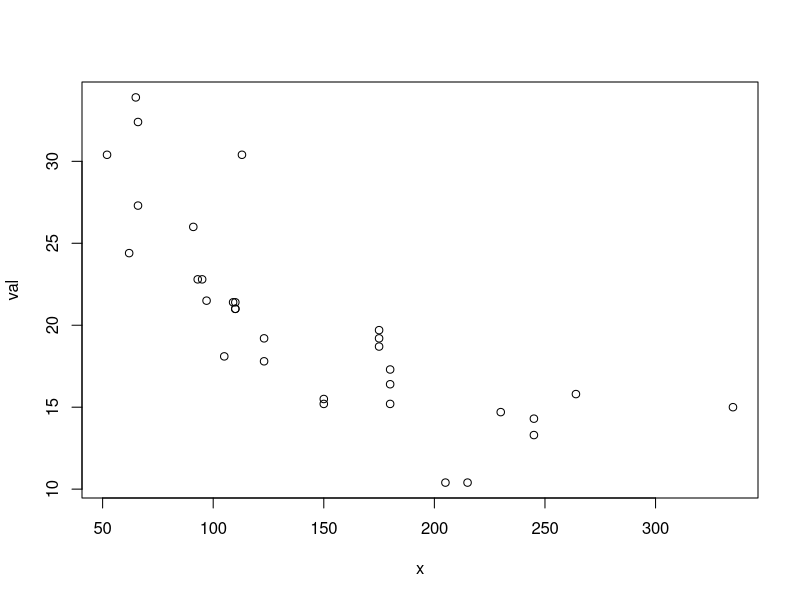
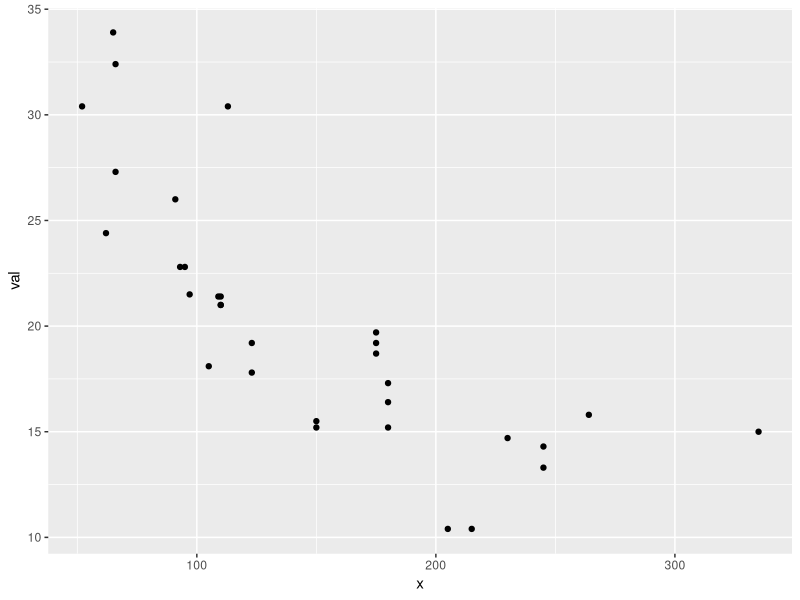
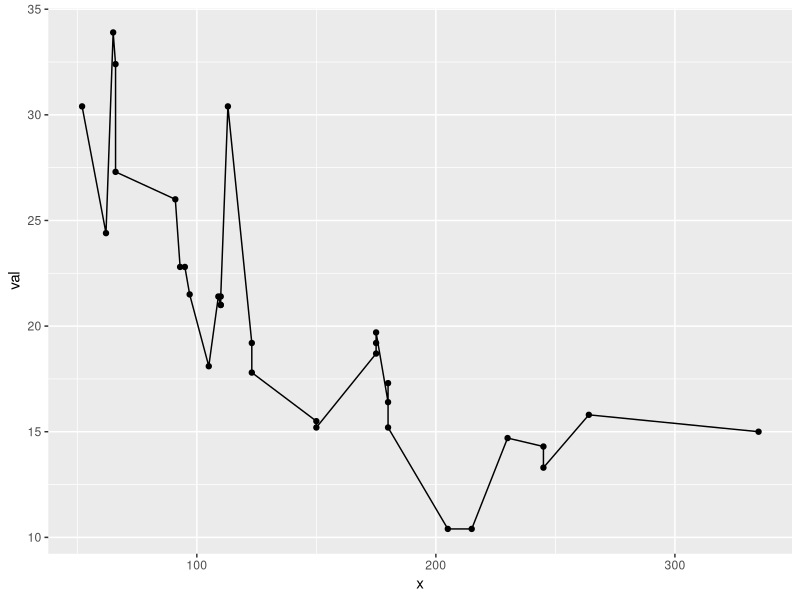
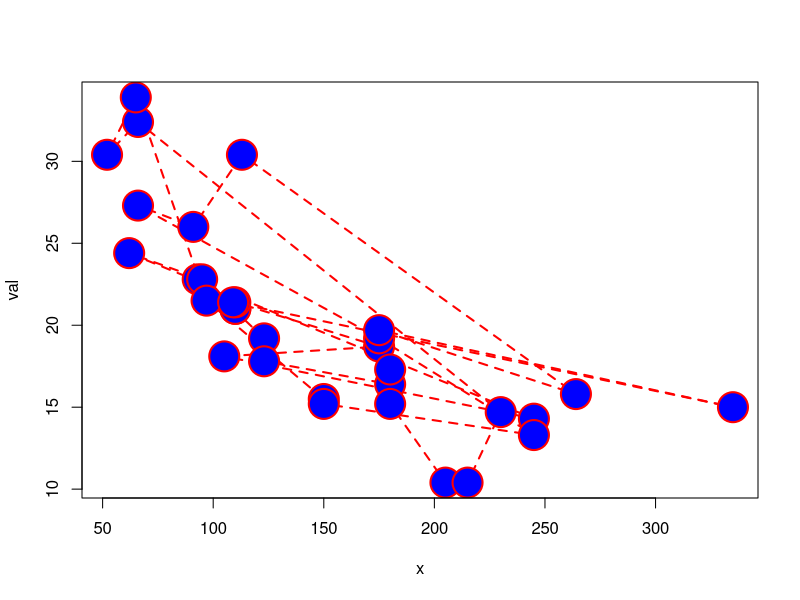
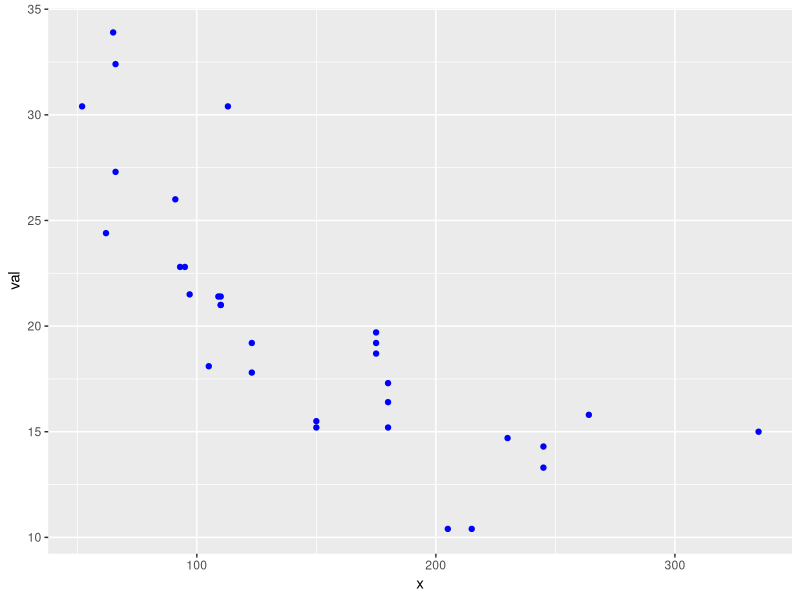
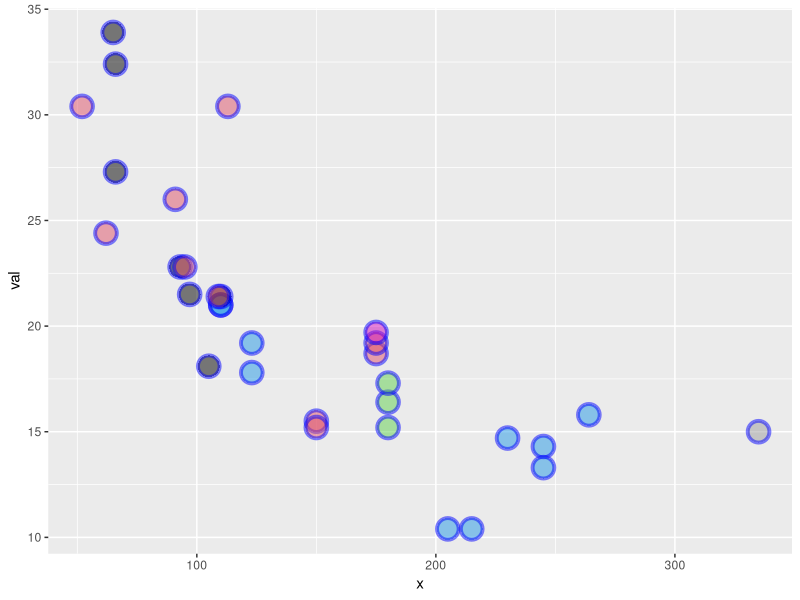
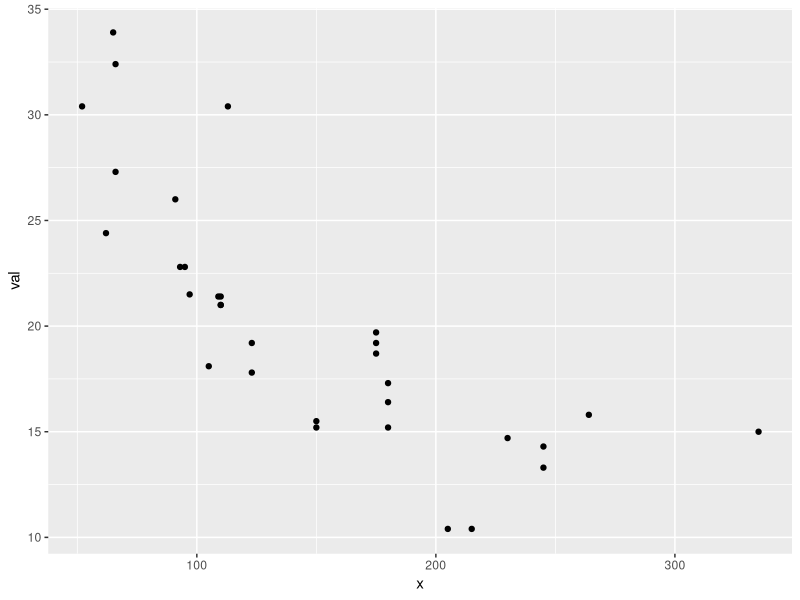
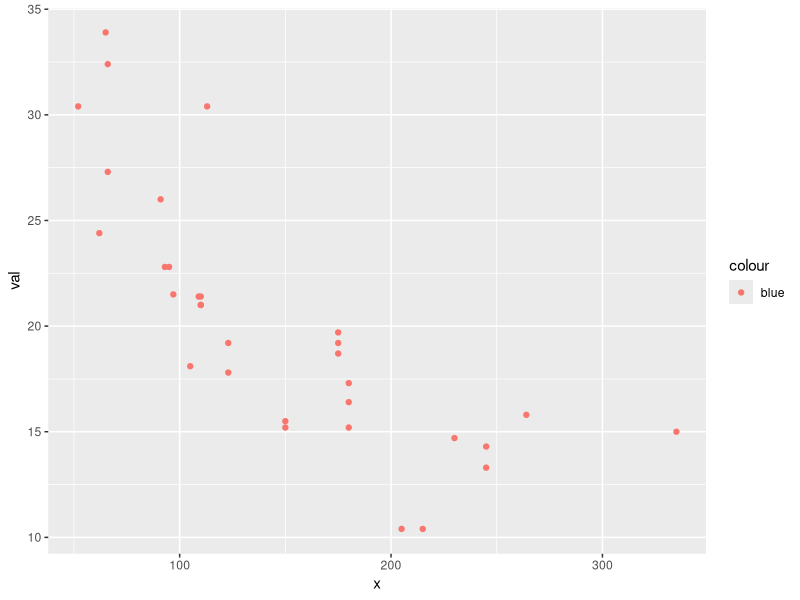

Write the R code that produced these figures, in order.
## ---- chunk 1
knitr::opts_chunk$set(echo = TRUE)
## ---- chunk 2
library(ggplot2)
library(gridExtra)
## ---- chunk 3
val <- mtcars$mpg
x <- mtcars$hp
plot(x, val, type="p")
## ---- chunk 4
df <- data.frame(x=mtcars$hp, val=mtcars$mpg)
p1 <- ggplot(df, aes(x=x, y=val)) #set up data and x and y
p2 <- p1 + geom_point() # Tell it what to do with that (add a line)
p2 # plot it
## ---- chunk 5
class(p1)
class(p2)
## ---- chunk 6
p2 + geom_line()
## ---- chunk 7
plot(x, val, type="b", lwd=2, lty=2,
     pch=21, col="red", cex=4, bg="blue")
## ---- chunk 8
ggplot(df, aes(x=x, y=val)) + geom_point(col="blue")
## ---- chunk 9
ggplot(df, aes(x=x, y=val)) + 
  geom_point(shape=21, col="blue", fill=mtcars$carb, size=6, alpha=.5, stroke=2)
## ---- chunk 10
ggplot(df, aes(x=x, y=val), col="blue") + geom_point()
## ---- chunk 11
ggplot(df, aes(x=x, y=val, color="blue")) + geom_point()
## ---- chunk 12
ggplot(df, aes(x=x, y=val)) + geom_point(col="blue")
## ---- chunk 13
ggplot(df, aes(x=x, y=val)) + geom_point(aes(color="blue"))
## ---- chunk 14
p1 <- ggplot(df, aes(x=x, y=val)) + 
  geom_line(col="blue", size=2) +
  geom_point(col="red", size=3)
p1
## ---- chunk 15
p1 + geom_col(alpha=0.5, position="dodge")
## ---- chunk 16
plot(x, val, type="p", xlab="time", ylab="value",
     xlim=c(100,200), ylim=c(0,40), main="plot plot")
## ---- chunk 17
ggplot(df, aes(x=x, y=val)) +
  geom_point() +
  xlab("time") + ylab("value") +
  ggtitle("ggplot plot") +
  xlim(c(100,200)) + ylim(c(0,40))
## ---- chunk 18
p1 + theme_classic()
## ---- chunk 19
val2 <- val+10
plot(x, val, ylim=c(0,50))
lines(x[order(x)], val2[order(x)])
## ---- chunk 20
df2 <- data.frame(x=x, val2=val+10)
ggplot(data=df, aes(x=x, y=val)) +
  geom_point() +
  geom_line(data=df2, aes(x=x, y=val2))
## ---- chunk 21
ggplot(data=df, aes(x=x, y=val)) +
  geom_point() +
  geom_line(data=df2, aes(x=x, y=val))
## ---- chunk 22
ggplot() +
  geom_point(data=df, aes(x=x, y=val)) +
  geom_line(data=df2, aes(x=x, y=val2))
## ---- chunk 23
ggplot() +
  geom_line(data=iris, aes(x = Sepal.Length, y=Petal.Length)) +
  geom_bar(data=mtcars, aes(x=cyl), alpha=0.3) +
  ylab("y") + xlab("x")
## ---- chunk 24
ggplot() +
  geom_point(data=df, aes(x=x, y=val, col="df", linetype="df")) +
  geom_line(data=df2, aes(x=x, y=val2, col="df2", linetype="df2")) +
  scale_color_manual("name", values=c("blue", "black")) +
  scale_linetype_manual("name",values=c(0,1))
## ---- chunk 25
df1 <- data.frame(x=x, val=val, name="df1")
df2 <- data.frame(x=x, val=val+10, name="df2")
df3 <- rbind(df1, df2)
ggplot(df3, aes(x=x, y=val, col=name, shape=name)) + 
  geom_line() +
  geom_point()
## ---- chunk 26
ggplot(df3, aes(x=x, y=val)) + 
  geom_line(aes(col=name)) +
  geom_point(aes(shape=name))
## ---- chunk 27
ggplot(df3, aes(x=x, y=val)) + 
  geom_line(aes(col=name, linetype=name)) +
  geom_point(aes(shape=name)) +
  scale_color_manual("name", values=c("blue", "black")) +
  scale_shape_manual("name",values=c(NA,1)) +
  scale_linetype_manual("name",values=c(1,0))
## ---- chunk 28
df4 <- data.frame(x=1:10, y=c(1,NA,NA,4:10), name=rep(c("a","b"),5))
ggplot(df4, aes(x=x, y=y, col=name)) + 
  geom_point()
## ---- chunk 29
ggplot(df4, aes(x=x, y=y, col=name)) + 
  geom_point(na.rm=TRUE)
## ---- chunk 30
par(mfrow=c(2,2))
t <- 1:10
val <- rnorm(10)
plot(t, val, type="b")
plot(t, val+100, type="l")
plot(t, 100*val, type="p")
barplot(1:4, 1:4, type="b")
## ---- chunk 31
library(gridExtra)
df <- data.frame(t = 1:10, val = rnorm(10))
p1 <- ggplot(df, aes(x=t, y=val)) + geom_line() + geom_point()
p2 <- ggplot(df, aes(x=t, y=val+100)) + geom_line()
p3 <- ggplot(df, aes(x=t, y=100*val)) + geom_point()
df2 <- data.frame(t = 1:4, val = 1:4, se=.1*(1:4))
p4 <- ggplot(df2, aes(x=t, y=val)) + geom_col()
gridExtra::grid.arrange(p1, p2, p3, p4)
## ---- chunk 32
gridExtra::grid.arrange(p1+geom_smooth(method="lm"), 
                        p4+geom_errorbar(aes(ymin=val-se, ymax=val+se), width=0.3), ncol=1)
## ---- chunk 33
df <- data.frame(t = 1:10, val = rnorm(10))
plist <- list()
n <- 3
for(i in 1:n) plist[[i]] <- ggplot(df, aes(x=t, y=val)) + geom_line() + geom_point()
df2 <- data.frame(t = 1:4, val = 1:4, se=.1*(1:4))
plist[[n+1]] <- ggplot(df2, aes(x=t, y=val)) + geom_col()
gridExtra::grid.arrange(grobs=plist)
## ---- chunk 34
df1 <- data.frame(t=t, val=val, name="df1")
df2 <- data.frame(t=t, val=val+1, name="df2")
df <- rbind(df1, df2)
p1 <- ggplot(df, aes(x=t, y=val, col=name)) + geom_line()
p1
## ---- chunk 35
p1 + facet_wrap(~name)
## ---- chunk 36
head(mpg)
## ---- chunk 37
pc <- ggplot(mpg, aes(x=cyl, y=cty)) + geom_point()
pc
## ---- chunk 38
pc + facet_wrap(~class)
## ---- chunk 39
pc + facet_wrap(~class, scales="free") + geom_smooth(method="lm")
## ---- chunk 40
pf <- pc + facet_wrap(~class)
grid.arrange( p1, pf, ncol=2)
## ---- chunk 41
pf <- pc + facet_wrap(~class)
grid.arrange(
  p1+ggtitle("All the classes"), 
  pf+theme_bw()+ylab("City mpg"),
  ncol=2)
## ---- chunk 42
p3 <- geom_point(col="red")
p2 <- geom_smooth(method="lm")
p4 <- xlab("MPG")
p5 <- ylab("HP")
# pt is my template
pt <- list(p2, p3, p4, p5)

p1 <- ggplot(mtcars, aes(x=mpg, y=hp)) + pt
p2 <- ggplot(mpg, aes(x=hwy,y=cyl)) + pt
grid.arrange(p1, p2)
